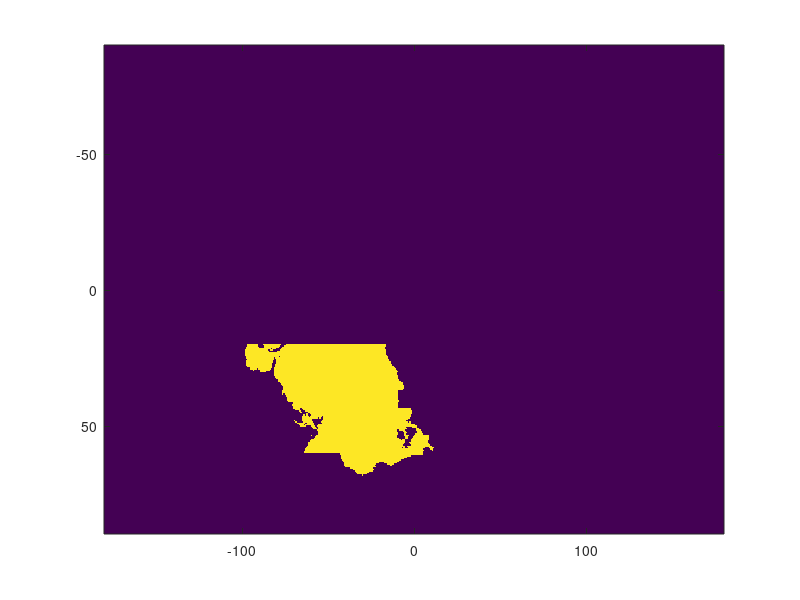

This figure's MATLAB source: (Note: this script raises an error after producing the figure.)
clc
close all
clear all
%%



% load rivers_data_year/north_pacific_mask.mat
load rivers_data_year/north_atlantic_mask.mat
%%
% f_k_north_pacific(find(f_k_north_pacific >= 0.5)) = 1;
% f_k_north_pacific(find(f_k_north_pacific < 0.5)) = 0;
%%
% imagesc((f_k_north_pacific));
%%
% f_k_north_pacific = flip(f_k_north_pacific);
%%
% f_k_north_pacific = mask_na;
s_k_north_atlantic = flip(s_k_north_atlantic);
%%
na_lat_tmp = 68.5:-0.5:0;
na_lon_tmp = -98:0.5:12;

% % na_lat_tmp = 0.5:0.5:67;
% na_lon_tmp = -179.5:0.5:180;
% % na_lon_tmp = 180:-0.5:179.5;
% na_lat_tmp = 67:-0.5:0.5;
% imagesc(na_lon_tmp, na_lat_tmp, (f_k_north_pacific));
% borders
% set(gca,'YDir','normal');
%%
% imagesc(sst_lon,sst_lat,sst_ds_dt(:,:,1)')

% 
% lat_new = 67.5:-1:0.5;
% lon_new = -179.5:1:179.5;
% %%
% [lon_new_tmp,lat_new_tmp] = ndgrid(lon_new,lat_new); 
% [na_lon_tmp,na_lat_tmp] = ndgrid(na_lon_tmp,na_lat_tmp); 
% % [na_lon_tmp,na_lat_tmp] = ndgrid(mesh_b_x, mesh_b_y); 
% 
% int_obj = griddedInterpolant(na_lon_tmp, na_lat_tmp, f_k_north_pacific');                             % create interpolate object   
% f_k_north_pacific_int(:,:) = int_obj(lon_new_tmp,lat_new_tmp); 
%%








% imagesc(na_lon_tmp, na_lat_tmp, flip(f_k_north_atlantic));
% borders
% set(gca,'YDir','normal');
%%
% figure;
% imagesc(lon_new,lat_new, (f_k_north_pacific_int)');
% borders
% set(gca,'YDir','normal');
%%

% imagesc(lat_new,lon_new, flip(f_k_north_atlantic_int'));
% borders
% set(gca,'YDir','normal');
mask1 = zeros(720, 360);
mask2 = zeros(720, 360);
lon_full = -180:0.5:179.5;
lat_full = -90:0.5:89.5;
%%

% for n = 1:length(mesh_b_x)
%     for t = 1:length(mesh_b_y)
%         mask1(lon_full == mesh_b_x(n),lat_full == mesh_b_y(t)) = f_k_north_pacific(t,n);
%         
%     end
% 
% end

for n = 1:length(na_lon_tmp)
    for t = 1:length(na_lat_tmp)
        mask1(lon_full == na_lon_tmp(n),lat_full == na_lat_tmp(t)) = ...
            f_k_north_atlantic(t,n);
        
    end

end

for n = 1:length(na_lon_tmp)
    for t = 1:length(na_lat_tmp)
        mask2(lon_full == na_lon_tmp(n),lat_full == na_lat_tmp(t)) = ...
            flip(s_k_north_atlantic(t,n));
        
    end

end


%%
imagesc(mask1);
%% 
%зануляем маску от экватора до 20 гр с.ш.
mask1(:,180:220) = 0;
mask2(:,180:220) = 0;
%%
imagesc(lon_full,lat_full, mask1');
borders
set(gca,'YDir','normal');
%%
f_k_north_atlantic = mask1;
s_k_north_atlantic = mask2;
%%
imagesc(lon_full,lat_full, s_k_north_atlantic');
borders
set(gca,'YDir','normal');
figure;
imagesc(lon_full,lat_full, f_k_north_atlantic');
borders
set(gca,'YDir','normal');

%% shifting
tmp = f_k_north_atlantic(1:360,:);
f_k_north_atlantic(1:360,:) = f_k_north_atlantic(361:end,:);
f_k_north_atlantic(361:end,:) = tmp;
%%
tmp = s_k_north_atlantic(1:360,:);
s_k_north_atlantic(1:360,:) = s_k_north_atlantic(361:end,:);
s_k_north_atlantic(361:end,:) = tmp;

%%
lon_full = 0:0.5:359.5;

%%
imagesc(lon_full,lat_full, f_k_north_atlantic');
borders
set(gca,'YDir','normal');
figure;
imagesc(lon_full,lat_full, s_k_north_atlantic');
borders
set(gca,'YDir','normal');
% mask_na = logical(mask1);
%%

lat_mask = lat_full;
lon_mask = lon_full;
%%
save rivers_data_year/nor-20_atlan_mask_0.5_shift.mat ...
    f_k_north_atlantic s_k_north_atlantic lon_mask lat_mask

%% SCA for Merra2


path = '../Merra_2_data/MERRA2_100.instM_3d_ana_Np.198001.nc4';
h = ncread(path, 'H');
gh = h(:,:,1);
lon_merra = ncread(path, 'lon');
lat_merra = ncread(path, 'lat');

%%
imagesc(lon_merra,lat_merra, gh');
borders
set(gca,'YDir','normal');
%%

mask = zeros(576, 361);
mask(358:529, 221:356) = ones(172, 136);
%%
imagesc(lon_merra,lat_merra, (gh.*mask)');
borders
set(gca,'YDir','normal');
%%
sca_mask = mask;
%%
save rivers_data_year/SCA_mask.mat ...
    sca_mask



























































